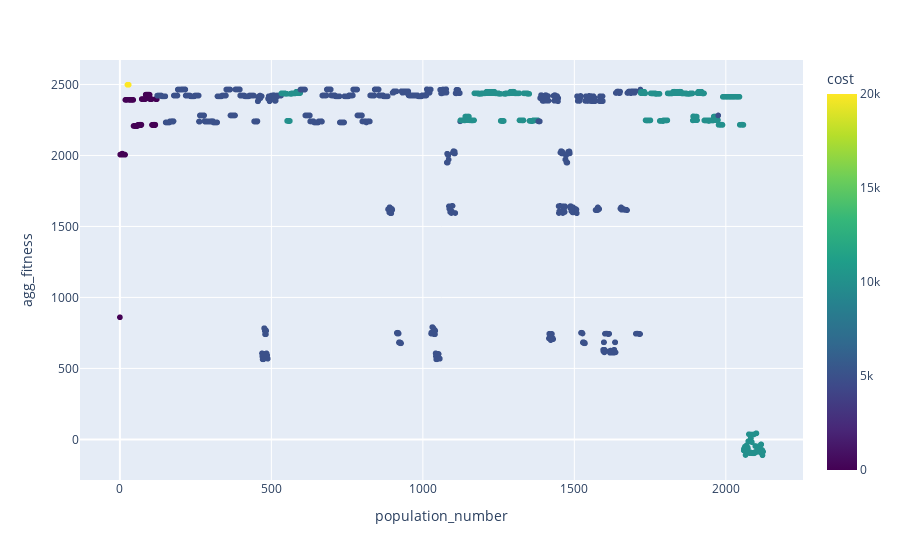

Here is the notebook cell this chart was saved with:
### Code cell
import plotly.express as px

fig = px.scatter(df, x='population_number', y='agg_fitness', hover_data=['cost', 'Generation', 'population_number', 'agg_fitness'],
              color=df['cost'], color_continuous_scale=px.colors.sequential.Viridis)
fig.show()

### Figure 1 — Plotly figure (JSON) as saved in the notebook; plotly's stock layout.template omitted (floating-point values rounded to 4 significant figures; data arrays with more than 128 entries replaced by an {"elided": "..."} marker saying what was removed)
{"data": [{"customdata": {"elided": "2124x2 int values"}, "hovertemplate": "population_number=%{x}<br>agg_fitness=%{y}<br>cost=%{marker.color}<br>Generation=%{customdata[1]}<extra></extra>", "legendgroup": "", "marker": {"color": {"elided": "2124 int values"}, "coloraxis": "coloraxis", "symbol": "circle"}, "mode": "markers", "name": "", "showlegend": false, "type": "scattergl", "x": {"elided": "2124 int values"}, "xaxis": "x", "y": {"elided": "2124 float values"}, "yaxis": "y"}], "layout": {"autosize": true, "coloraxis": {"colorbar": {"title": {"text": "cost"}}, "colorscale": [[0, "#440154"], [0.1111, "#482878"], [0.2222, "#3e4989"], [0.3333, "#31688e"], [0.4444, "#26828e"], [0.5556, "#1f9e89"], [0.6667, "#35b779"], [0.7778, "#6ece58"], [0.8889, "#b5de2b"], [1, "#fde725"]]}, "legend": {"tracegroupgap": 0}, "margin": {"t": 60}, "xaxis": {"anchor": "y", "autorange": true, "domain": [0, 1], "range": [-125.7, 2249.0], "title": {"text": "population_number"}, "type": "linear"}, "yaxis": {"anchor": "x", "autorange": true, "domain": [0, 1], "range": [-313.8, 2700.0], "title": {"text": "agg_fitness"}, "type": "linear"}}}
